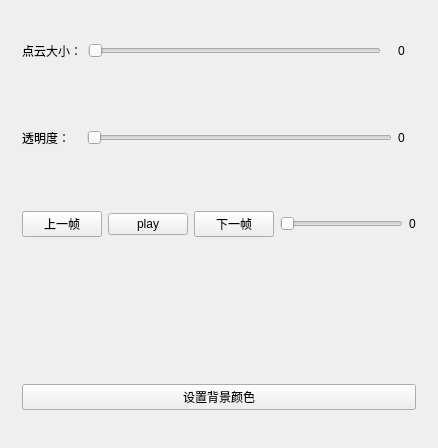
<?xml version="1.0" encoding="UTF-8"?>
<ui version="4.0">
 <class>InteractionWidgetClass</class>
 <widget class="QWidget" name="InteractionWidgetClass">
  <property name="geometry">
   <rect>
    <x>0</x>
    <y>0</y>
    <width>438</width>
    <height>448</height>
   </rect>
  </property>
  <property name="windowTitle">
   <string>InteractionWidget</string>
  </property>
  <layout class="QVBoxLayout" name="verticalLayout">
   <item>
    <widget class="QWidget" name="widget" native="true">
     <layout class="QHBoxLayout" name="horizontalLayout">
      <item>
       <widget class="QLabel" name="label">
        <property name="text">
         <string>点云大小：</string>
        </property>
       </widget>
      </item>
      <item>
       <widget class="QSlider" name="HSlider_size">
        <property name="orientation">
         <enum>Qt::Horizontal</enum>
        </property>
       </widget>
      </item>
      <item>
       <widget class="QWidget" name="widget_6" native="true">
        <layout class="QHBoxLayout" name="horizontalLayout_5">
         <item>
          <widget class="QLabel" name="lbl_PSize">
           <property name="text">
            <string>0</string>
           </property>
          </widget>
         </item>
        </layout>
       </widget>
      </item>
     </layout>
    </widget>
   </item>
   <item>
    <widget class="QWidget" name="widget_2" native="true">
     <layout class="QHBoxLayout" name="horizontalLayout_2">
      <item>
       <widget class="QLabel" name="label_2">
        <property name="text">
         <string>透明度：</string>
        </property>
       </widget>
      </item>
      <item>
       <widget class="QWidget" name="widget_7" native="true">
        <layout class="QHBoxLayout" name="horizontalLayout_6">
         <item>
          <widget class="QSlider" name="HSlider_opacity">
           <property name="orientation">
            <enum>Qt::Horizontal</enum>
           </property>
          </widget>
         </item>
         <item>
          <widget class="QLabel" name="lbl_Popacity">
           <property name="text">
            <string>0</string>
           </property>
          </widget>
         </item>
        </layout>
       </widget>
      </item>
     </layout>
    </widget>
   </item>
   <item>
    <widget class="QWidget" name="widget_4" native="true">
     <layout class="QHBoxLayout" name="horizontalLayout_4">
      <item>
       <widget class="QPushButton" name="pB_backward">
        <property name="text">
         <string>上一帧</string>
        </property>
       </widget>
      </item>
      <item>
       <widget class="QPushButton" name="pB_play_pause">
        <property name="text">
         <string>play</string>
        </property>
       </widget>
      </item>
      <item>
       <widget class="QPushButton" name="pB_forward">
        <property name="text">
         <string>下一帧</string>
        </property>
       </widget>
      </item>
      <item>
       <widget class="QSlider" name="HSlider_progress">
        <property name="orientation">
         <enum>Qt::Horizontal</enum>
        </property>
       </widget>
      </item>
      <item>
       <widget class="QLabel" name="lbl_ProgressValue">
        <property name="text">
         <string>0</string>
        </property>
       </widget>
      </item>
     </layout>
    </widget>
   </item>
   <item>
    <widget class="ImagePanelWidget" name="widget_8" native="true"/>
   </item>
   <item>
    <widget class="QWidget" name="widget_5" native="true">
     <layout class="QGridLayout" name="gridLayout">
      <item row="0" column="0">
       <widget class="QPushButton" name="pB_set_bgColor">
        <property name="text">
         <string>设置背景颜色</string>
        </property>
       </widget>
      </item>
     </layout>
    </widget>
   </item>
  </layout>
 </widget>
 <layoutdefault spacing="6" margin="11"/>
 <customwidgets>
  <customwidget>
   <class>ImagePanelWidget</class>
   <extends>QWidget</extends>
   <header>imagepanelwidget.h</header>
   <container>1</container>
  </customwidget>
 </customwidgets>
 <resources/>
 <connections/>
</ui>
